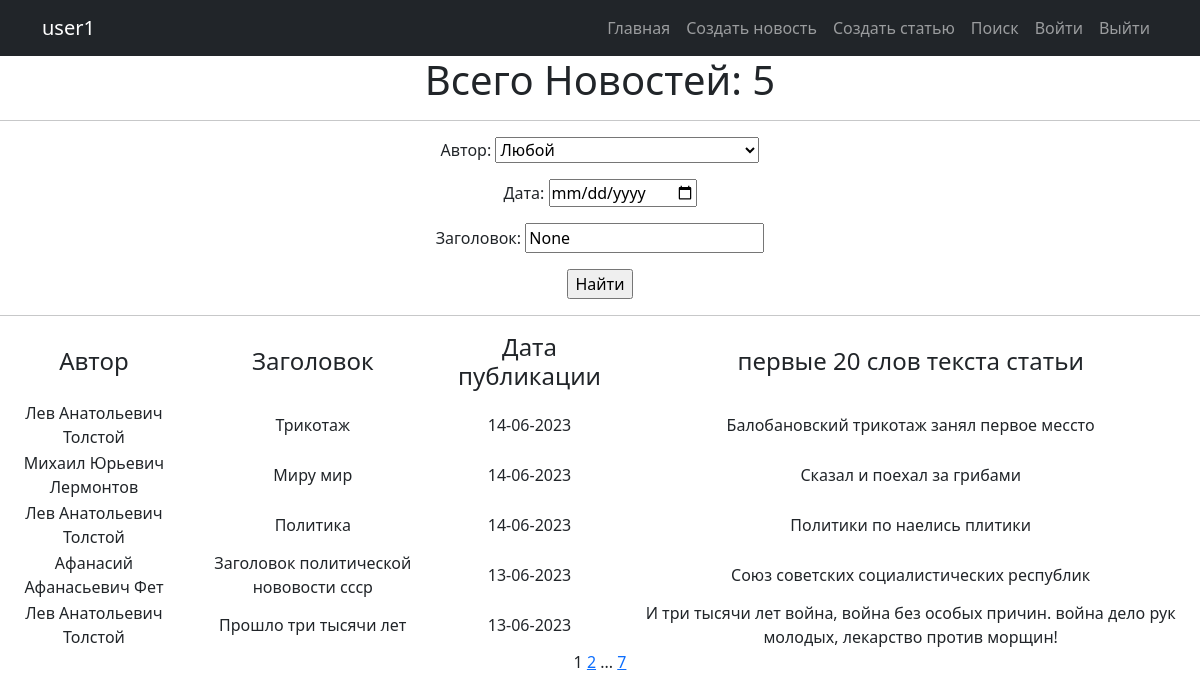
Page /news/search/ (signed in) on the committed database.
### news/models.py (models this page shows, shortened)
class Post(models.Model):
    objects = None
    article = 'AR'
    news = 'NE'
    POST = [
        (news, 'Новость'),
        (article, 'Статья')
    ]
    title = models.TextField(max_length=50)
    author = models.ForeignKey(Author, on_delete=models.CASCADE)
    time_in_comment = models.DateTimeField(auto_now_add=True)  #default=django.utils.timezone.now
    choice_title = models.CharField(max_length=2, choices=POST)
    post_text = models.TextField(max_length=500)
    categories = models.ManyToManyField('Category', through='PostCategory')
    rating_post = models.IntegerField(default=0)

class Author(models.Model):
    user_author = models.OneToOneField(User, on_delete=models.CASCADE)
    user_rating = models.IntegerField(default=0)
    def __str__(self):
        return f'{self.user_author.first_name}'

### news/views.py (the view)
# urls.py: path('news/search/', PostSearch.as_view()),
class PostSearch(ListView):
    model = Post
    ordering = '-time_in_comment'
    template_name = 'news_search.html'
    context_object_name = 'posts'
    paginate_by = 5
    def get_queryset(self):
        queryset = super().get_queryset()
        self.filterset = PostFilter(self.request.GET, queryset=queryset)
        return self.filterset.qs
    def get_context_data(self, **kwargs):
        context = super().get_context_data(**kwargs)
        context['filterset'] = self.filterset
        context['curr_date'] = self.request.GET.get('time_in_comment__date__gte')
        context['curr_title'] = self.request.GET.get('title__icontains')
        return context

### news/templatetags/censure.py (called while the page is built)
@register.filter()
def censor(word):
    def multiple_replace(texts, replace_value):
        for i, j in replace_value.items():
            texts = texts.lower().replace(i, j)
        return texts
    replace_values = {'модели': 'м*****',
                      'джигурда': 'д*******',
                      'однако': 'о*****',
                      'директор': 'д*******',
                      'повтор': 'п*****'
                      }
    word = multiple_replace(word, replace_values)
    return word.capitalize()

### news/templatetags/custom_tags.py (called while the page is built)
@register.simple_tag(takes_context=True)
def url_replace(context, **kwargs):
   d = context['request'].GET.copy()
   for k, v in kwargs.items():
       d[k] = v
   return d.urlencode()

### templates/news_search.html (shortened to what this page needs)
{% extends 'flatpages/default.html' %}
{% load custom_tags %}
{% block content %}
{% load censure %}
    <h1>Всего Новостей: {{ posts |length }} </h1>
    <hr>
    <form action="" method="get">
        <label >Автор:</label>
                {{ filterset.form.author }}
        <div>
             <label >Дата:</label>
            <input   type="date"  name="time_in_comment__date__gte" value="{{curr_date}}">
        </div>
              <label >Заголовок:</label>
                  <input type="text"  name="title__icontains" value="{{ curr_title }}">
        <p> <input type="submit" value="Найти" /></p>
   </form>
    <hr>
    {% if posts %}
        <table >
            <tr>
                <td><h4>Автор</h4></td>
                <td><h4>Заголовок</h4></td>
                <td><h4>Дата публикации</h4></td>
                <td><h4>первые 20 слов текста статьи</h4></td>
            </tr>
            {% for news in posts %}
            <tr>
                <td>{{ news.author.user_author.first_name }}</td>
                <td>{{ news.title | censor }}</td>
                <td>{{ news.time_in_comment |date:'j-m-Y'  }}</td>
                <td>{{ news.post_text |truncatewords:20 | censor }}</td>
            </tr>
            {% endfor %}
        </table>
    {% else %}
        <h2>Новостей нет!</h2>
    {% endif %}
   {{ page_obj.number }}
   {% if page_obj.has_next %}
       <a href="?{% url_replace page=page_obj.next_page_number %}">{{ page_obj.next_page_number }}</a>
       {% if paginator.num_pages != page_obj.next_page_number %}
           ...
           <a href="?{% url_replace page=page_obj.paginator.num_pages %}">{{ page_obj.paginator.num_pages }}</a>
       {% endif %}
   {% endif %}
{% endblock content %}

### templates/flatpages/default.html (shortened to what this page needs)
<!DOCTYPE html>
<html lang="en">
    <head>
        {% load static %}
        <link href="{% static 'css/styles.css' %}" rel="stylesheet" />
    </head>
    <body id="page-top">
        <nav class="navbar navbar-expand-lg navbar-dark bg-dark static-top">
            <div class="container">
                <a class="navbar-brand" href="#page-top">{{request.user.username}}</a>
                <div class="collapse navbar-collapse" id="navbarResponsive">
                    <ul class="navbar-nav ms-auto">
                        <li class="nav-item active">
                                <a class="nav-link" href="{% url 'post_list' %}">Главная
                            </a>
                        </li>
                        <li class="nav-item">
                            <a class="nav-link" href="/news/create/">Создать новость</a>
                        </li>
                         <li class="nav-item">
                            <a class="nav-link" href="/article/create/">Создать статью</a>
                        </li>
                        <li class="nav-item">
                            <a class="nav-link" href="/news/search/">Поиск</a>
                        </li>
                         <li class="nav-item">
                            <a class="nav-link" href="/accounts/login/">Войти</a>
                        </li>
                         <li class="nav-item">
                            <a class="nav-link" href="/logout/">Выйти</a>
                        </li>
                    </ul>
                </div>
            </div>
        </nav>
       <div class="row">
            <div class="container  text-center">
                <div class="col-lg-12 text-center">
                   {% block content %}{% endblock content %}
               </div>
            </div>
        </div>
    </body>
</html>

### rows in the picture
Post: author.user_author.first_name "Лев Анатольевич Толстой", title|censor "Трикотаж", time_in_comment "14-06-2023", post_text|censor "Балобановский трикотаж занял первое мессто"
Post: author.user_author.first_name "Михаил Юрьевич Лермонтов", title|censor "Миру мир", time_in_comment "14-06-2023", post_text|censor "Сказал и поехал за грибами"
Post: author.user_author.first_name "Лев Анатольевич Толстой", title|censor "Политика", time_in_comment "14-06-2023", post_text|censor "Политики по наелись плитики"
Post: author.user_author.first_name "Афанасий Афанасьевич Фет", title|censor "Заголовок политической нововости ссср", time_in_comment "13-06-2023", post_text|censor "Союз советских социалистических республик"
Post: author.user_author.first_name "Лев Анатольевич Толстой", title|censor "Прошло три тысячи лет", time_in_comment "13-06-2023", post_text|censor "И три тысячи лет война, война без особых причин. война дело рук молодых, лекарство против морщин!"

### other values in the picture
{{ request.user.username }} "user1"
{{ posts |length }} "5"
{{ page_obj.number }} "1"
{{ page_obj.next_page_number }} "2"
{{ page_obj.paginator.num_pages }} "7"
